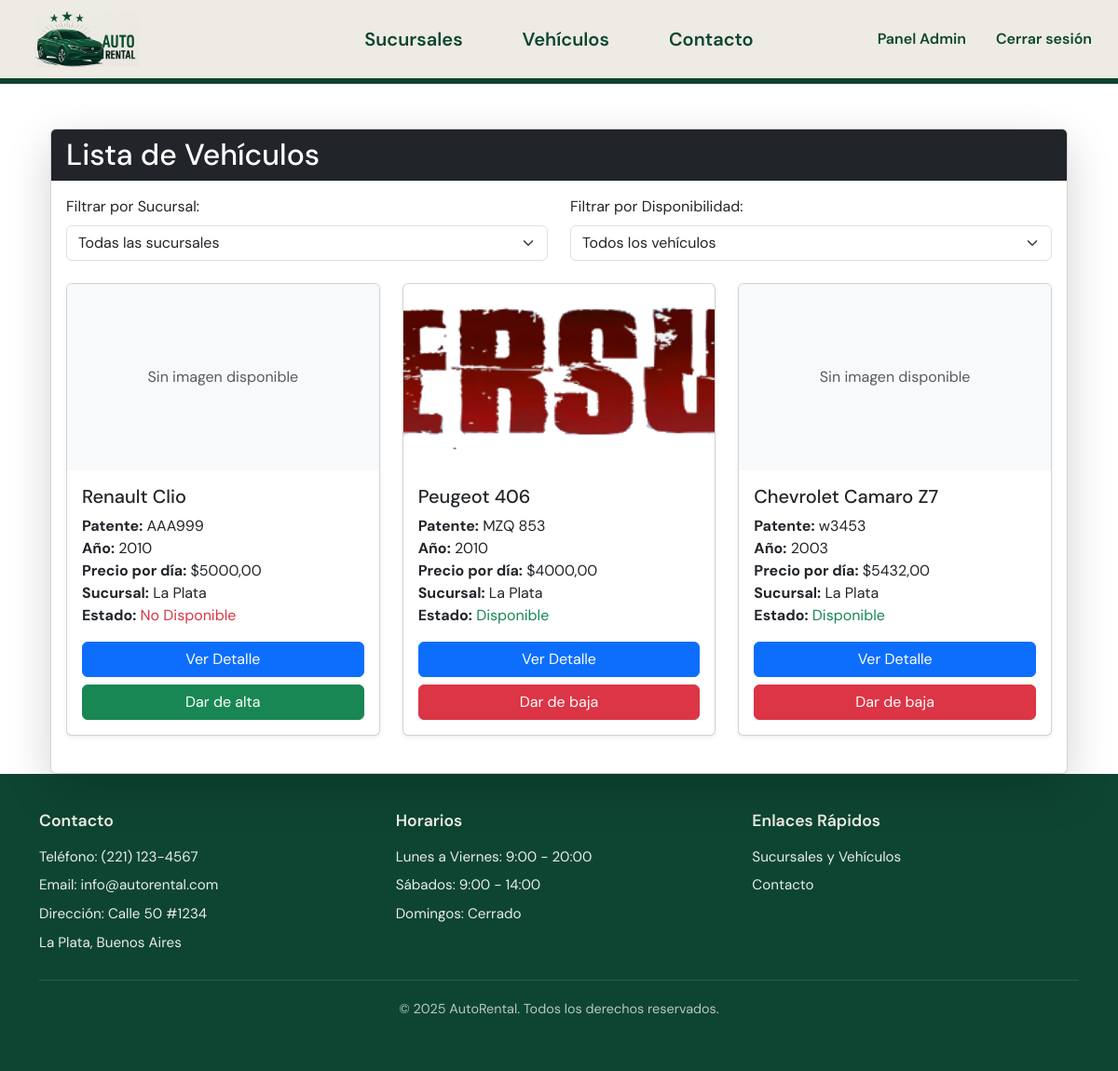
The page /admin-auth/ver-autos/ (signed in) on the database its author committed.
### vehiculos/models.py (models this page shows, shortened)
class Vehiculo(models.Model):
    TIPO_CHOICES = [
        ('AUTOMOVIL', 'Automóvil'),
        ('CAMIONETA', 'Camioneta'),
        ('4X4', '4x4'),
    ]
    REEMBOLSO_CHOICES = [
        ('0', '0%'),
        ('20', '20%'),
        ('100', '100%'),
    ]
    marca = models.CharField(max_length=100)
    modelo = models.CharField(max_length=100)
    año = models.PositiveIntegerField()
    patente = models.CharField(max_length=10, unique=True)
    tipo = models.CharField(max_length=20, choices=TIPO_CHOICES, default='AUTOMOVIL')
    capacidad = models.PositiveIntegerField(default=5, help_text='Número de pasajeros')
    precio_por_dia = models.DecimalField(max_digits=10, decimal_places=2)
    sucursal_actual = models.ForeignKey(Sucursal, on_delete=models.CASCADE, related_name='vehiculos_en_sucursal')
    disponible = models.BooleanField(default=True)
    foto_base64 = models.TextField(blank=True, null=True)
    politica_de_reembolso = models.CharField(
        max_length=3,
        choices=REEMBOLSO_CHOICES,
        default='0'
    )
    class Meta:
        verbose_name_plural = "Vehículos"

### sucursales/models.py (models this page shows, shortened)
class Sucursal(models.Model):
    nombre = models.CharField(max_length=100)
    direccion = models.CharField(max_length=200)
    telefono = models.CharField(max_length=20)
    class Meta:
        verbose_name_plural = "Sucursales"

### administrador/decorators.py (the view)
    def wrapper(request, *args, **kwargs):
        if not request.user.is_authenticated or not request.user.is_admin:
            messages.error(request, "No tienes permisos de administrador")
            return redirect('admin_login_step1')
        return view_func(request, *args, **kwargs)

### administrador/views/vehiculos.py (called while the page is built)
@admin_required
def ver_autos(request):
    queryset = Vehiculo.objects.all().select_related('sucursal_actual').order_by('patente')
    sucursal = request.GET.get('sucursal')
    estado = request.GET.get('estado')
    if sucursal:
        queryset = queryset.filter(sucursal_actual_id=sucursal)
    if estado:
        if estado == 'disponible':
            queryset = queryset.filter(disponible=True)
        elif estado == 'no_disponible':
            queryset = queryset.filter(disponible=False)
    context = {
        'vehiculos': queryset,
        'sucursales': Sucursal.objects.all(),
        'sucursal_seleccionada': sucursal,
        'estado_seleccionado': estado
    }
    return render(request, 'administrador/ver_autos.html', context)

### usuarios/models.py (called while the page is built)
    @property
    def is_admin(self):
        return self.rol == 'ADMIN' or self.is_superuser

### administrador/templates/administrador/ver_autos.html (shortened to what this page needs)
{% extends 'home/base.html' %}
{% block content %}
<div class="container mt-4">
    <div class="card shadow-lg">
        <div class="card-header bg-dark text-white">
            <h2 class="mb-0">Lista de Vehículos</h2>
        </div>
        <div class="card-body">
            <div class="row mb-4">
                <div class="col-md-6">
                    <label for="filtroSucursal" class="form-label">Filtrar por Sucursal:</label>
                    <select class="form-select" id="filtroSucursal">
                        <option value="">Todas las sucursales</option>
                    </select>
                </div>
                <div class="col-md-6">
                    <label for="filtroEstado" class="form-label">Filtrar por Disponibilidad:</label>
                    <select class="form-select" id="filtroEstado">
                        <option value="">Todos los vehículos</option>
                    </select>
                </div>
            </div>
            <div class="row">
                {% if vehiculos %}
                    {% for vehiculo in vehiculos %}
                        <div class="col-md-4 mb-4">
                            <div class="card h-100 shadow-sm">
                                {% if vehiculo.foto_base64 %}
                                    <img
                                         alt="{{ vehiculo.marca }} {{ vehiculo.modelo }}"
                                         class="card-img-top"
                                         style="height: 200px; object-fit: cover;">
                                {% else %}
                                    <div class="card-img-top bg-light d-flex align-items-center justify-content-center"
                                         style="height: 200px;">
                                        <span class="text-muted">Sin imagen disponible</span>
                                    </div>
                                {% endif %}
                                <div class="card-body">
                                    <h5 class="card-title">{{ vehiculo.marca }} {{ vehiculo.modelo }}</h5>
                                    <p class="card-text">
                                        <strong>Patente:</strong> {{ vehiculo.patente }}<br>
                                        <strong>Año:</strong> {{ vehiculo.año }}<br>
                                        <strong>Precio por día:</strong> ${{ vehiculo.precio_por_dia|floatformat:2 }}<br>
                                        <strong>Sucursal:</strong> {{ vehiculo.sucursal_actual.nombre }}<br>
                                        <strong>Estado:</strong>
                                        {% if vehiculo.disponible %}
                                            <span class="text-success">Disponible</span>
                                        {% else %}
                                            <span class="text-danger">No Disponible</span>
                                        {% endif %}
                                    </p>
                                    <div class="d-grid gap-2">
                                        <a href="{% url 'detalle_vehiculo' vehiculo.id %}" class="btn btn-primary">
                                             Ver Detalle
                                        </a>
                                        <form method="POST" action="{% url 'toggle_disponibilidad' vehiculo.id %}" class="d-grid">
                                            <button type="submit" class="btn {% if vehiculo.disponible %}btn-danger{% else %}btn-success{% endif %}">
                                                {% if vehiculo.disponible %}
                                                     Dar de baja
                                                {% else %}
                                                     Dar de alta
                                                {% endif %}
                                            </button>
                                        </form>
                                    </div>
                                </div>
                            </div>
                        </div>
                    {% endfor %}
                {% else %}
                    <div class="col-12">
                        <div class="alert alert-info">
                            No hay vehículos registrados en el sistema.
                        </div>
                    </div>
                {% endif %}
            </div>
        </div>
    </div>
</div>
{% endblock %}

### static/home/styles.css (style rules this page uses)
body { font-family: 'DM Sans', sans-serif; margin: 0; padding: 0; min-height: 100vh; display: flex; flex-direction: column; }
.container.mt-4 { flex: 1; position: relative !important; z-index: 1 !important; margin-top: 0 !important; padding-top: 24px !important; min-height: calc(100vh - 88px) !important; }

### rows shown on the page
Vehiculo: shows "Sin imagen disponible", marca "Renault", modelo "Clio", patente "AAA999", año "2010", precio_por_dia "5000,00", sucursal_actual.nombre "La Plata", disponible "No Disponible"
Vehiculo: marca "Peugeot", modelo "406", patente "MZQ 853", año "2010", precio_por_dia "4000,00", sucursal_actual.nombre "La Plata", disponible "Disponible"
Vehiculo: shows "Sin imagen disponible", marca "Chevrolet", modelo "Camaro Z7", patente "w3453", año "2003", precio_por_dia "5432,00", sucursal_actual.nombre "La Plata", disponible "Disponible"
